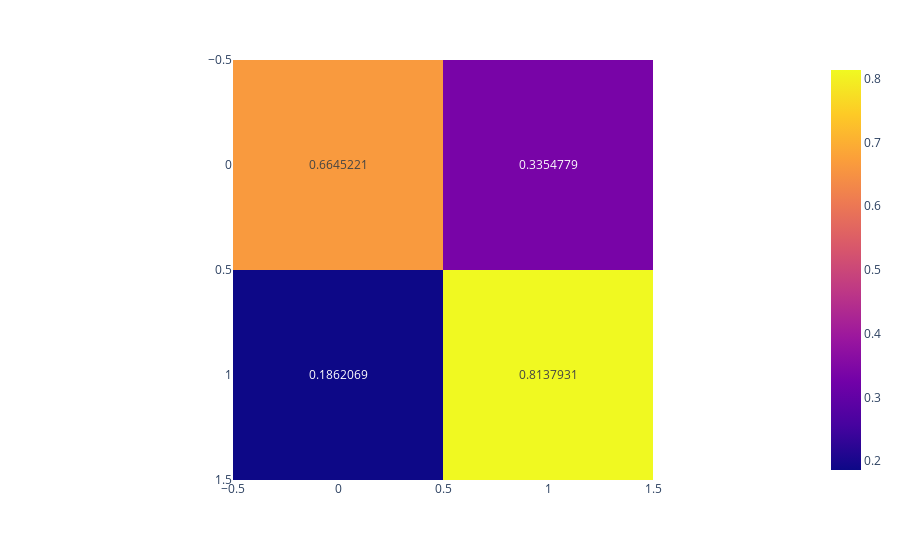

Notebook code cell kept with this figure:
### Code cell
from sklearn.metrics import confusion_matrix
import plotly.express as px
dt = dt.fit(X_train,y_train)
y_pred = dt.predict(X_test)
cm = confusion_matrix(y_true=y_test,y_pred=y_pred,normalize='true')

fig = px.imshow(cm, text_auto=True)
fig.show()

### Figure 1 — Plotly figure (JSON) as saved in the notebook; plotly's stock layout.template omitted (floating-point values rounded to 4 significant figures)
{"data": [{"coloraxis": "coloraxis", "hovertemplate": "x: %{x}<br>y: %{y}<br>color: %{z}<extra></extra>", "name": "0", "texttemplate": "%{z}", "type": "heatmap", "xaxis": "x", "yaxis": "y", "z": [[0.6645, 0.3355], [0.1862, 0.8138]]}], "layout": {"coloraxis": {"colorscale": [[0, "#0d0887"], [0.1111, "#46039f"], [0.2222, "#7201a8"], [0.3333, "#9c179e"], [0.4444, "#bd3786"], [0.5556, "#d8576b"], [0.6667, "#ed7953"], [0.7778, "#fb9f3a"], [0.8889, "#fdca26"], [1, "#f0f921"]]}, "margin": {"t": 60}, "xaxis": {"anchor": "y", "constrain": "domain", "domain": [0, 1], "scaleanchor": "y"}, "yaxis": {"anchor": "x", "autorange": "reversed", "constrain": "domain", "domain": [0, 1]}}}
